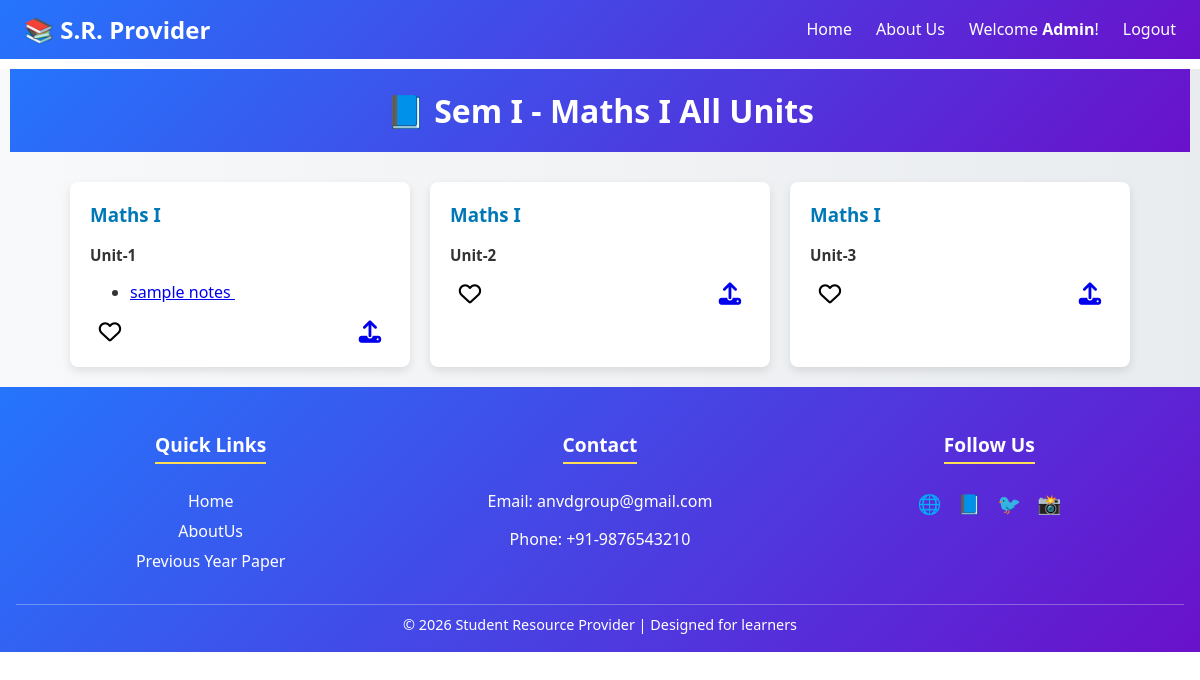
Screenshot of /units/e6b73bf56b2d4aec888055320d7adca1/ (signed in) with the database file from the repository.
### user_auth/models.py (models this page shows)
class CustomUser(AbstractUser):
   email = models.EmailField(unique=True)
   is_email_verified = models.BooleanField(default=False)
   email_otp = models.CharField(max_length=6, null=True, blank=True)
   otp_last_sent = models.DateTimeField(null=True, blank=True)

### resources/models.py (models this page shows, shortened)
class SemesterModel(models.Model):
    semester_id = models.UUIDField(primary_key=True,editable=False,default=uuid.uuid4)
    semester = models.CharField(choices=SEM_CHOISES,default='Sem I',max_length=10)
    course = models.ForeignKey(CourseModel,on_delete=models.CASCADE,related_name='semesters')

class Subject(models.Model):
    subject_id = models.UUIDField(primary_key=True,editable=False,default=uuid.uuid4)
    subject_name = models.CharField(max_length=200)
    semester = models.ForeignKey(SemesterModel, on_delete=models.CASCADE, related_name="subjects")

class Unit(models.Model):
    unit_id = models.UUIDField(primary_key=True,editable=False,default=uuid.uuid4)
    unit_number = models.PositiveIntegerField()
    unit_title = models.CharField(max_length=200)
    subject = models.ForeignKey(Subject, on_delete=models.CASCADE, related_name="units")

class Notes(models.Model):
    note_id = models.UUIDField(primary_key=True,editable=False,default=uuid.uuid4)
    title = models.CharField(max_length=200)
    file = models.FileField(upload_to="notes")   # uploaded file stored in MEDIA_ROOT/notes/
    uploaded_at = models.DateTimeField(auto_now_add=True)
    unit = models.ForeignKey(Unit, on_delete=models.CASCADE, related_name="notes")

### user_auth/views.py (the view)
# urls.py: path("units/<str:sub_id>/",views.all_units, name ="units"),
def all_units(request,sub_id):
    subject = Subject.objects.get(subject_id=sub_id)
    units = Unit.objects.filter(subject = sub_id)
    resources = {
        'units':units,
        'semester':subject.semester,
        'subject':subject,
    }
    return render(request,"notes/units.html",resources)

### user_auth/templates/notes/units.html (shortened to what this page needs)
{% extends "base.html" %}
{% block main %}
<head>
  {% load static %}
  <link href="https://cdnjs.cloudflare.com/ajax/libs/font-awesome/6.5.0/css/all.min.css" rel="stylesheet">
  <link rel="stylesheet" href="{% static 'notes.css' %}">
</head>
<div class = "notes-sem1">
  <header class = "top-heading">
    <h1>📘 {{semester.semester}} - {{subject.subject_name}} All Units</h1>
  </header>
  <div class="container">
    {% for unit in units %}
    <div class="card">
      <h3>{{subject.subject_name}}</h3>
      <p><strong>Unit-{{unit.unit_number}}</strong></p>
      <ul>
        {% for note in unit.notes.all %}
        <li><a href ="{{note.file.url}}" download target = "_blank"> {{note.title}} </a></li>
        {% endfor %}
      </ul>
      {% if request.user.is_authenticated %}
      <div class="actions">
        <button class="icon-btn like"><i class="fa-regular fa-heart"></i></button>
        <button class="icon-btn upload"><a href = "{% url "upload_note" %}"><i class="fa-solid fa-upload"></i></a></button>
      </div>
      {% endif %}
    </div>
    {% endfor %}
  </div>
</div>
</html>
{% endblock main %}

### user_auth/templates/navbar.html (shortened to what this page needs)
  <nav class="navbar">
    <div class="logo" >
      <a href = "{% url "home" %}">
        <span>📚 S.R. </span>Provider
      </a>
    </div>
    <ul id="nav-links">
      <li><a {% if request.path == '/' %} style = "text-decoration:underline; font-weight:600; color:skyblue;" {% endif %} href="{% url "home" %}">Home</a></li>
      <li><a {% if request.path == '/about-us/' %} style = "text-decoration:underline; font-weight:600; color:skyblue;" {% endif %} href="{% url "about" %}">About Us</a></li>
      {% if not request.user.is_authenticated %}
      <li><a {% if request.path == '/register/' %} style = "text-decoration:underline; font-weight:600; color:skyblue;" {% endif %} href="{% url "register" %}">Register</a></li>
      <li><a {% if request.path == '/login/' %} style = "text-decoration:underline; font-weight:600; color:skyblue;" {% endif %} href="{% url "login" %}">Login</a></li>
      {% else %}
      <li style="color: #fff;">Welcome <a href = {% url "profile" request.user.pk %}><strong style = "text-transform: capitalize;">{{ request.user.username }}</strong>!</a></li>
      <li><a href="{% url "logout" %}">Logout</a></li>
      {% endif %}
    </ul>
  </nav>

### user_auth/static/notes.css (style rules this page uses)
.notes-sem1 { margin: 0; font-family: 'Segoe UI', sans-serif; background: linear-gradient(to right, #f8f9fa, #e9ecef); color: #333; }
.top-heading { text-align: center; padding: 20px; background: linear-gradient(135deg, #2575fc, #6a11cb); color: white; margin:10px; }
h1 { margin: 0; font-size: 2rem; }
.container { display: flex; flex-wrap: wrap; justify-content: center; padding: 20px; gap: 20px; }
.card { background: white; border-radius: 8px; box-shadow: 0 4px 10px rgba(0,0,0,0.1); padding: 20px; width: 300px; transition: transform 0.2s ease, box-shadow 0.2s ease; }
.card h3 { margin-top: 0; color: #0077b6; }
.card p { font-size: 0.95rem; margin-bottom: 15px; }
.actions { display: flex; justify-content: space-between; }
.icon-btn { border: none; background: none; font-size: 1.4rem; cursor: pointer; transition: color 0.3s ease; }

### user_auth/templates/navbar.html (style rules this page uses)
body { margin: 0; font-family: 'Segoe UI', Tahoma, Geneva, Verdana, sans-serif; }
.navbar { display: flex; justify-content: space-between; position:sticky; top:0px; z-index:200; align-items: center; background: linear-gradient(135deg, #2575fc, #6a11cb); padding: 0.8rem 1.5rem; color: #fff; }
.navbar .logo { font-size: 1.5rem; font-weight: bold; }
.navbar ul { list-style: none; display: flex; margin: 0; padding: 0; }
.navbar ul li { margin-left: 1.5rem; }
.navbar ul li a { text-decoration: none; color: #fff; font-size: 1rem; transition: color 0.3s ease; }
.logo { font-family: "Segoe UI", Arial, sans-serif; font-size: 1.4rem; font-weight: 600; }
.logo a { text-decoration: none; color: white; transition: color 0.3s ease; }

### rows the page displays
CustomUser: user.username "Admin"
SemesterModel: semester "Sem I"
Subject: subject_name "Maths I"
Unit: unit_number "1"
Notes: title "sample notes"
Unit: unit_number "2"
Unit: unit_number "3"
